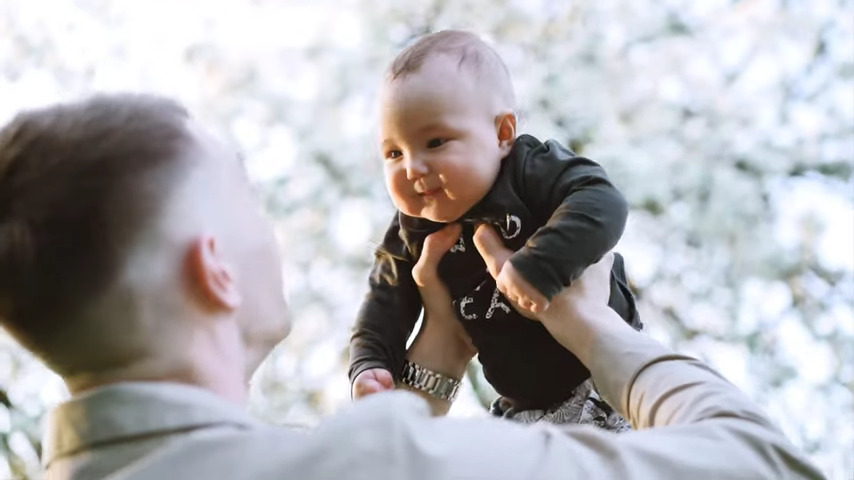
#> input picture example1.jpeg, 854 x 480 px
$ python -i scene_changes.py   (imports and definitions only)   (older library calls are emulated)
#> lines starting #> are read from the running program, lines starting #| are printed output that depends on the picture
import cv2
import numpy as np
from tqdm.auto import tqdm


def scene_change_detector(frames):
    scene_changes = []
    scene_changes_frames = []
    vis = []
    metric_values = []

    def get_brightness_hist(frame):
        return cv2.calcHist([cv2.cvtColor(frame, cv2.COLOR_BGR2GRAY)], [0], None, [256], [0, 256])

    def get_color_hist(frame):
        color_hist = []
        for i in range(3):
            color_hist.append(cv2.calcHist([frame], [i], None, [256], [0, 256]))
        return color_hist

    def pixel_metric(frame, prev_frame):  # mse
        return np.mean((frame.astype(np.int32) - prev_frame) ** 2)

    def abs_metric(frame, prev_frame):
        return np.sum(np.absolute(frame.astype(np.int32) - prev_frame))

    def brightness_metric(frame_hist, prev_frame_hist):
        return 1 - (cv2.compareHist(prev_frame_hist, frame_hist, method=cv2.HISTCMP_CORREL) + 1) / 2

    def color_metric(frame_color_hist, prev_frame_color_hist):
        color_values = np.zeros(3)
        for i in range(3):
            color_values[i] = (cv2.compareHist(prev_frame_color_hist[i], frame_color_hist[i],
                                               method=cv2.HISTCMP_CORREL) + 1) / 2.0
        return 1 - np.mean(color_values)

    def edge_metric(frame, prev_frame):
        ddepth = cv2.CV_64F
        gray1 = cv2.cvtColor(frame, cv2.COLOR_BGR2GRAY)
        gray2 = cv2.cvtColor(prev_frame, cv2.COLOR_BGR2GRAY)
        sobelx1 = cv2.Sobel(gray1, ddepth, 1, 0, ksize=5)
        sobelx2 = cv2.Sobel(gray2, ddepth, 1, 0, ksize=5)
        sobely1 = cv2.Sobel(gray1, ddepth, 0, 1, ksize=5)
        sobely2 = cv2.Sobel(gray2, ddepth, 0, 1, ksize=5)

        diff_sobel_x = np.abs(sobelx1 - sobelx2)
        diff_sobel_y = np.abs(sobely1 - sobely2)
        diff_sobel = cv2.addWeighted(diff_sobel_x, 0.5, diff_sobel_y, 0.5, 0)

        mse = np.mean(diff_sobel)
        return mse

    def create_edge(frame):
        gray1 = cv2.cvtColor(frame, cv2.COLOR_BGR2GRAY)
        # Apply Gaussian blur to reduce noise and smoothen edges
        blurred1 = cv2.GaussianBlur(src=gray1, ksize=(3, 5), sigmaX=0.5)
        # Perform Canny edge detection
        edges1 = cv2.Canny(blurred1, 70, 135)
        return edges1

    def canny_edge(frame_edge, prev_frame_edge):
        return np.mean((frame_edge.astype(np.int32) - prev_frame_edge) ** 2)

    # abs
    a_abs = -1
    b_abs = 4
    c_abs = 4
    window_abs = 5
    abs_values = []
    # mse
    a_mse = -1
    b_mse = 4
    c_mse = 4
    window_mse = 5
    mse_values = []
    # bright
    a_bright = -1
    b_bright = 15
    c_bright = 15
    window_bright = 15
    bright_values = []
    # color
    a_color = -1
    b_color = 15
    c_color = 15
    window_color = 15
    color_values = []
    # canny_edge
    a_canny = -1
    b_canny = 2
    c_canny = 8
    window_canny = 10
    canny_values = []

    thresh_values = []
    prev_frame = None
    prev_frame_hist = None
    prev_frame_color_hist = None
    prev_frame_edge = None


    for idx, frame in tqdm(enumerate(frames), leave=False):
        if prev_frame is not None:
            metrics = []
            # MSE

            mse_value = pixel_metric(frame, prev_frame)
            m = np.mean(mse_values[max(idx - window_mse, 0):idx])
            std = np.std(mse_values[max(idx - window_mse, 0):idx])
            mse_thresh = a_mse * mse_values[-1] + b_mse * m + std * c_mse
            mse_values.append(mse_value)
            metrics.append((mse_value, mse_thresh))

            # ABS

            abs_value = abs_metric(frame, prev_frame)
            m = np.mean(abs_values[max(idx - window_abs, 0):idx])
            std = np.std(abs_values[max(idx - window_abs, 0):idx])
            abs_thresh = a_abs * abs_values[-1] + b_abs * m + std * c_abs
            abs_values.append(abs_value)
            metrics.append((abs_value, abs_thresh))

            # BRIGHTNESSS
            # save histogram of previous frame

            frame_hist = get_brightness_hist(frame)
            if prev_frame_hist is None:
                prev_frame_hist = get_brightness_hist(prev_frame)
            bright_value = brightness_metric(frame_hist, prev_frame_hist)
            prev_frame_hist = frame_hist
            m = np.mean(bright_values[max(idx - window_bright, 0):idx])
            std = np.std(bright_values[max(idx - window_bright, 0):idx])
            bright_thresh = a_bright * bright_values[-1] + b_bright * m + std * c_bright
            bright_values.append(bright_value)
            metrics.append((bright_value, bright_thresh))

            # COLOR
            # save histogram of previous frame

            frame_color_hist = get_color_hist(frame)
            if prev_frame_color_hist is None:
                prev_frame_color_hist = get_color_hist(prev_frame)
            color_value = color_metric(frame_color_hist, prev_frame_color_hist)
            prev_frame_color_hist = frame_color_hist
            m = np.mean(color_values[max(idx - window_color, 0):idx])
            std = np.std(color_values[max(idx - window_color, 0):idx])
            color_thresh = a_color * color_values[-1] + b_color * m + std * c_color
            color_values.append(color_value)
            metrics.append((color_value, color_thresh))

            # CANNY EDGE DETECTION

            frame_edge = create_edge(frame)
            if prev_frame_edge is None:
                prev_frame_edge = create_edge(prev_frame)
            canny_edge_value = canny_edge(frame_edge, prev_frame_edge)
            m = np.mean(canny_values[max(idx - window_canny, 0):idx])
            std = np.std(canny_values[max(idx - window_canny, 0):idx])
            canny_thresh = a_canny * canny_values[-1] + b_canny * m + std * c_canny
            canny_values.append(canny_edge_value)
            metrics.append((canny_edge_value, canny_thresh))

            # #sliding window with metric values
            # values[:-1] = values[1:]
            # values[-1] = metric_value

            # voting by majority
            votes = 0
            if color_value > color_thresh:
                votes += 2
            if bright_value > bright_thresh:
                votes += 1
            if mse_value > mse_thresh:
                votes += 1
            if abs_value > abs_thresh:
                votes += 1
            if canny_edge_value > canny_thresh:
                votes += 1
            if votes >= 4 and idx > 2:
                scene_changes.append(idx)
                scene_changes_frames.append(frame)
            metric_values.append([abs_value, mse_value, bright_value, color_value, canny_edge_value])
        else:
            metric_values.append([0, 0, 0, 0, 0])
            mse_values.append(0)
            mse_values.append(0)
            abs_values.append(0)
            canny_values.append(0)
            bright_values.append(0)
            color_values.append(0)
        prev_frame = frame

        ###  END CODE HERE  ###

    return scene_changes, scene_changes_frames

>>> import cv2
>>> picture = cv2.imread('../example1.jpeg', cv2.IMREAD_GRAYSCALE)
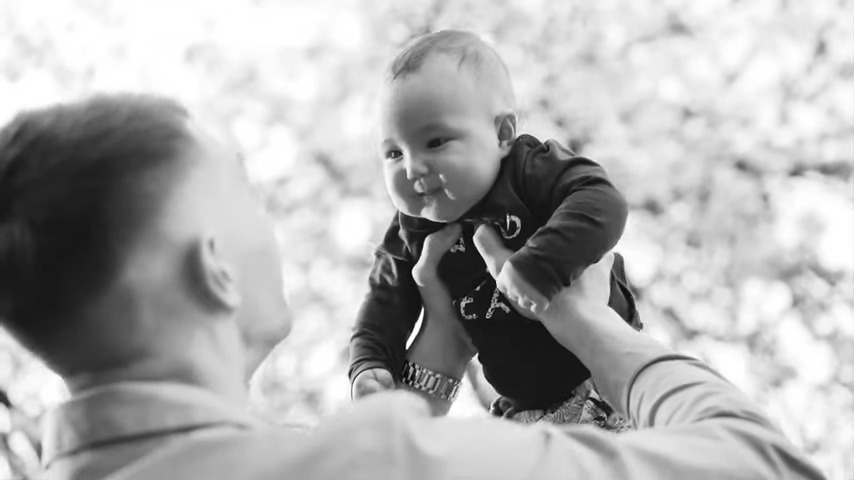
#> picture: shape (480, 854); min 0, max 255, mean 175.8
#> the loop in scene_change_detector, `for idx, frame in tqdm(enumerate(frames), leave=False):` made 2 passes
#> (mse_value, mse_thresh, abs_value, abs_thresh) on pass 2: (0.593, 0, 350, 0)
#> after the loop in scene_change_detector, `for idx, frame in tqdm(enumerate(frames), leave=False):`: abs_values = [0, 350]; bright_values = [0]; metric_values = [[0, 0, 0, 0, 0]]; mse_values = [0, 0, 0.593]; scene_changes = []
#> (the run stopped early here; a loop or call above may not have finished)

$ run again, on example2.jpeg
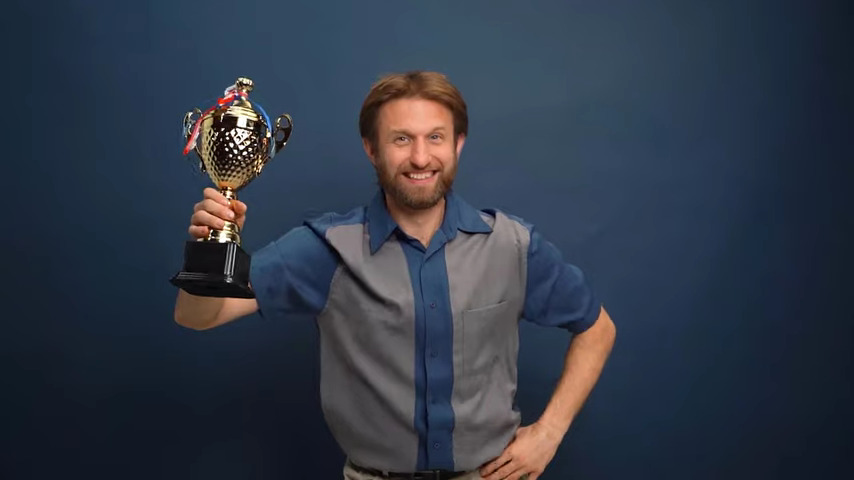
#> input picture example2.jpeg, 854 x 480 px
#> `picture = cv2.imread('../example1.jpeg', cv2.IMREAD_GRAYSCALE)`:
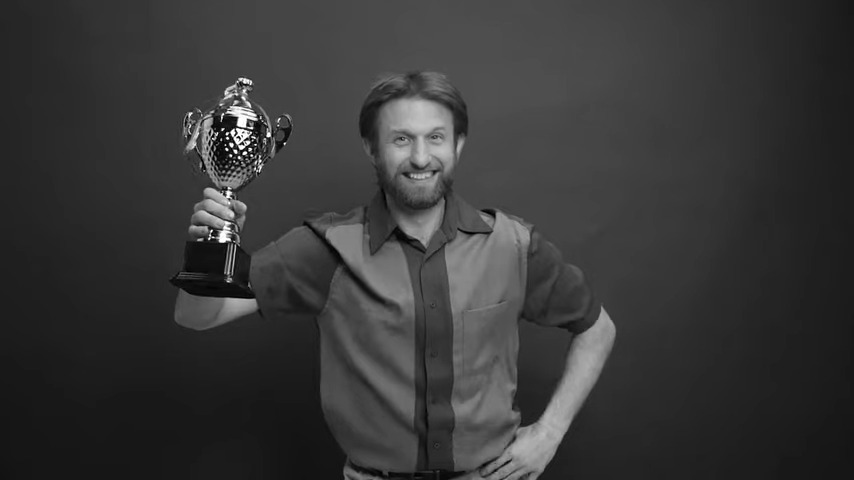
#> picture: shape (480, 854); min 0, max 255, mean 55.8
#> the loop in scene_change_detector, `for idx, frame in tqdm(enumerate(frames), leave=False):` made 2 passes
#> (mse_value, mse_thresh, abs_value, abs_thresh) on pass 2: (0.041, 0, 35, 0)
#> after the loop in scene_change_detector, `for idx, frame in tqdm(enumerate(frames), leave=False):`: abs_values = [0, 35]; bright_values = [0]; metric_values = [[0, 0, 0, 0, 0]]; mse_values = [0, 0, 0.041]; scene_changes = []

$ run again, on example3.jpeg
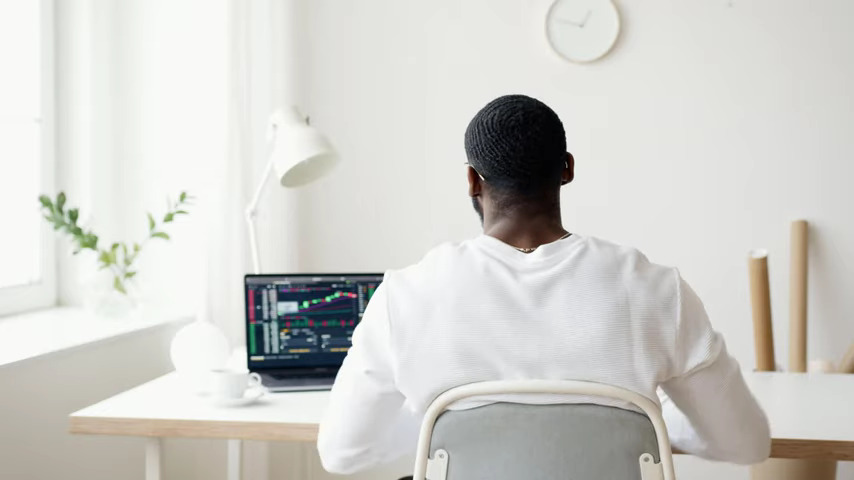
#> input picture example3.jpeg, 854 x 480 px
#> `picture = cv2.imread('../example1.jpeg', cv2.IMREAD_GRAYSCALE)`:
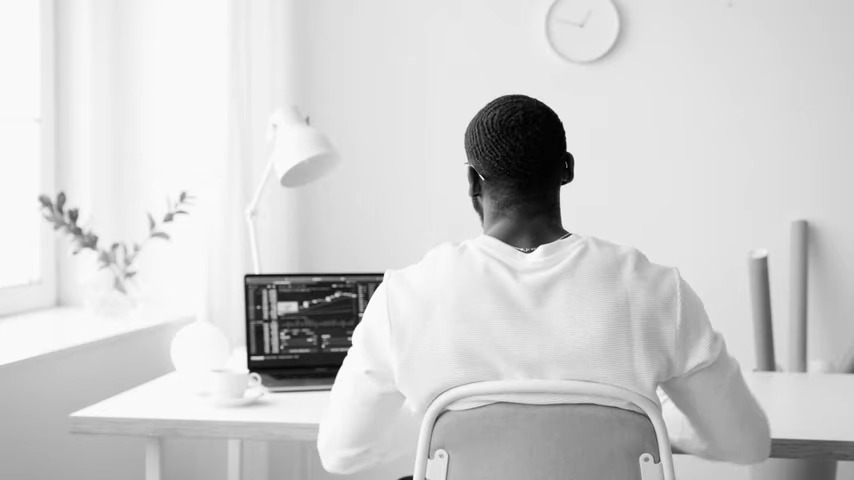
#> picture: shape (480, 854); min 0, max 255, mean 206.7
#> the loop in scene_change_detector, `for idx, frame in tqdm(enumerate(frames), leave=False):` made 2 passes
#> (mse_value, mse_thresh, abs_value, abs_thresh) on pass 2: (0.329, 0, 93, 0)
#> after the loop in scene_change_detector, `for idx, frame in tqdm(enumerate(frames), leave=False):`: abs_values = [0, 93]; bright_values = [0]; metric_values = [[0, 0, 0, 0, 0]]; mse_values = [0, 0, 0.329]; scene_changes = []
